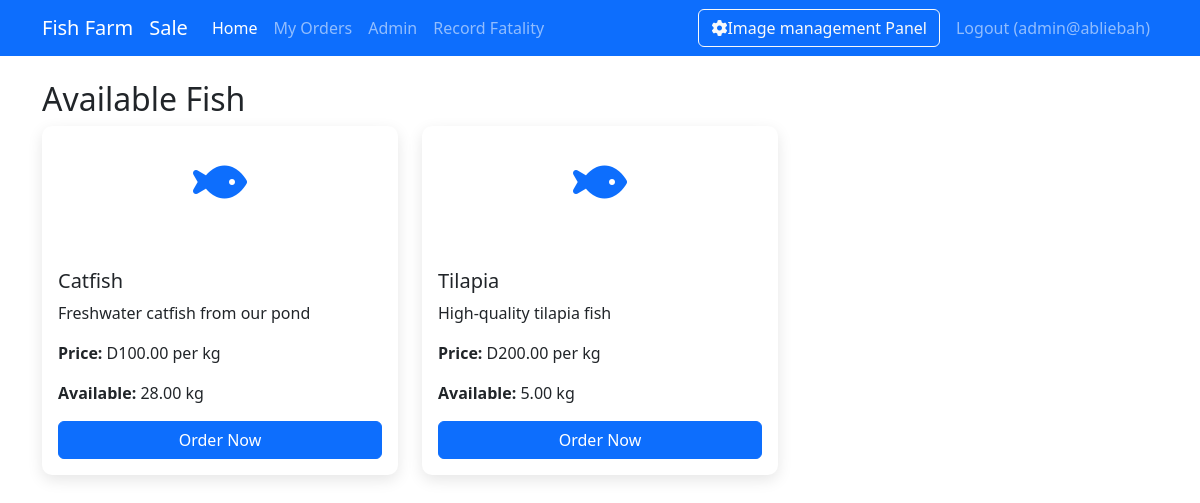
/index.php (signed in), run on an earlier commit of the app's database.
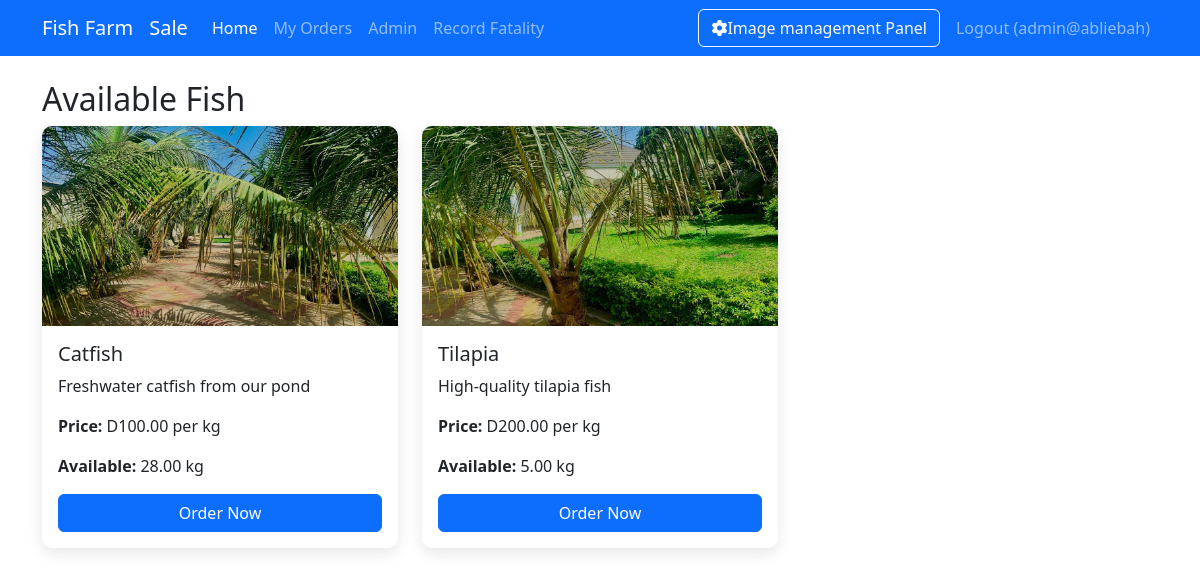
And on a later commit of the database.
### tables this page shows
CREATE TABLE `fish_types` (
  `id` int(11) NOT NULL,
  `name` varchar(50) NOT NULL,
  `description` text DEFAULT NULL,
  `price_per_kg` decimal(10,2) NOT NULL,
  `image_path` varchar(255) DEFAULT NULL
);

CREATE TABLE `inventory` (
  `id` int(11) NOT NULL,
  `fish_type_id` int(11) NOT NULL,
  `quantity_kg` decimal(10,2) NOT NULL,
  `last_updated` timestamp NOT NULL DEFAULT current_timestamp() ON UPDATE current_timestamp()
);

### auth.php (called while the page is built, shortened)
<?php
function checkEmployeePermission($permission)
{
    if (!isLoggedIn() || $_SESSION['role'] !== 'employee') return false;
}
function canEmployeeRecordFatality()
{
    return checkEmployeePermission('can_record_fatality');
}
function isLoggedIn()
{
    return isset($_SESSION['user_id']);
}
function isAdmin()
{
    return isLoggedIn() && $_SESSION['role'] === 'admin';
}
function isEmployee()
{
    return isLoggedIn() && $_SESSION['role'] === 'employee';
}

### functions.php (called while the page is built, shortened)
<?php
require_once 'config.php';
function getAllFishTypes()
{
    global $pdo;
    $stmt = $pdo->query("SELECT * FROM fish_types");
    return $stmt->fetchAll();
}
function getInventory()
{
    global $pdo;
    $stmt = $pdo->query("SELECT i.*, f.name, f.price_per_kg FROM inventory i JOIN fish_types f ON i.fish_type_id = f.id");
    return $stmt->fetchAll();
}

### index.php (the view, shortened to what this page needs)
<?php
require_once 'auth.php';
require_once 'functions.php';
$fishTypes = getAllFishTypes();
$inventory = getInventory();
?>
<!DOCTYPE html>
<html lang="en">
<head>
    <link href="https://cdn.jsdelivr.net/npm/bootstrap@5.3.0/dist/css/bootstrap.min.css" rel="stylesheet">
</head>
<body>
    <nav class="navbar navbar-expand-lg navbar-dark bg-primary">
        <div class="container">
            <a class="navbar-brand" href="#">Fish Farm</a>
            <?php if (isEmployee() || isadmin()): ?>
                <a class="navbar-brand" href="employee_sales.php">Sale</a>
            <?php endif; ?>
            <div class="collapse navbar-collapse" id="navbarNav">
                <ul class="navbar-nav me-auto">
                    <li class="nav-item">
                        <a class="nav-link active" href="index.php">Home</a>
                    </li>
                    <li class="nav-item">
                        <a class="nav-link" href="orders.php">My Orders</a>
                    </li>
                    <?php if (isAdmin()): ?>
                        <li class="nav-item">
                            <a class="nav-link" href="admin.php">Admin</a>
                        </li>
                    <?php endif; ?>
                    <?php if (canEmployeeRecordFatality() || isAdmin()): ?>
                        <li class="nav-item">
                            <a class="nav-link <?= basename($_SERVER['PHP_SELF']) === 'fatality_records.php' ? 'active' : '' ?>" href="fatality_records.php">Record Fatality</a>
                        </li>
                    <?php endif; ?>
                </ul>
                <div class="d-flex">
                    <?php if (isset($_SESSION['user_id']) && $_SESSION['role'] === 'admin'): ?>
                        <a href="admin_dashboard.php" class="btn btn-outline-light me-2">
                            <i class="fas fa-cog"></i>Image management Panel
                        </a>
                    <?php else: ?>
                    <?php endif; ?>
                </div>
                <ul class="navbar-nav">
                    <li class="nav-item">
                        <a class="nav-link" href="logout.php">Logout (<?= htmlspecialchars($_SESSION['username']) ?>)</a>
                    </li>
                </ul>
            </div>
        </div>
    </nav>
    <div class="container mt-4">
        <h2>Available Fish</h2>
        <div class="row">
            <?php foreach ($fishTypes as $fish): ?>
                <div class="col-md-4 mb-4">
                    <div class="card fish-card">
                        <?php if (!empty($fish['image_path'])): ?>
                            <img src="<?= htmlspecialchars($fish['image_path']) ?>" class="fish-img" alt="<?= htmlspecialchars($fish['name']) ?>">
                        <?php else: ?>
                            <div class="fish-icon">
                                <i class="fas fa-fish"></i>
                            </div>
                        <?php endif; ?>
                        <div class="card-body">
                            <h5 class="card-title"><?= htmlspecialchars($fish['name']) ?></h5>
                            <p class="card-text"><?= htmlspecialchars($fish['description']) ?></p>
                            <p class="card-text"><strong>Price:</strong> D<?= number_format($fish['price_per_kg'], 2) ?> per kg</p>
                            <p class="card-text">
                                <strong>Available:</strong>
                                <?php
                                $available = 0;
                                foreach ($inventory as $item) {
                                    if ($item['fish_type_id'] == $fish['id']) {
                                        $available = $item['quantity_kg'];
                                        break;
                                    }
                                }
                                echo number_format($available, 2) . ' kg';
                                ?>
                            </p>
                            <?php if ($available > 0): ?>
                                <a href="order.php?fish_id=<?= $fish['id'] ?>" class="btn btn-primary mt-auto">Order Now</a>
                            <?php else: ?>
                                <button class="btn btn-secondary mt-auto" disabled>Out of Stock</button>
                            <?php endif; ?>
                        </div>
                    </div>
                </div>
            <?php endforeach; ?>
        </div>
    </div>
</body>
</html>

### index.php (style rules this page uses)
.fish-card { transition: all 0.3s ease; height: 100%; border: none; box-shadow: 0 5px 15px rgba(0, 0, 0, 0.1); border-radius: 10px; overflow: hidden; display: flex; flex-direction: column; }
.fish-card .card-body { flex: 1; display: flex; flex-direction: column; }
.fish-card .card-body p { flex: 1; }
.fish-img { height: 200px; object-fit: cover; width: 100%; }
.fish-icon { font-size: 3rem; color: #0d6efd; margin-bottom: 15px; transition: all 0.3s ease; text-align: center; padding: 20px 0; }

What changed in the data, as far as the page shows it:
changed fish_types "Catfish": image_path: picture added
changed fish_types "Tilapia": image_path: picture added
